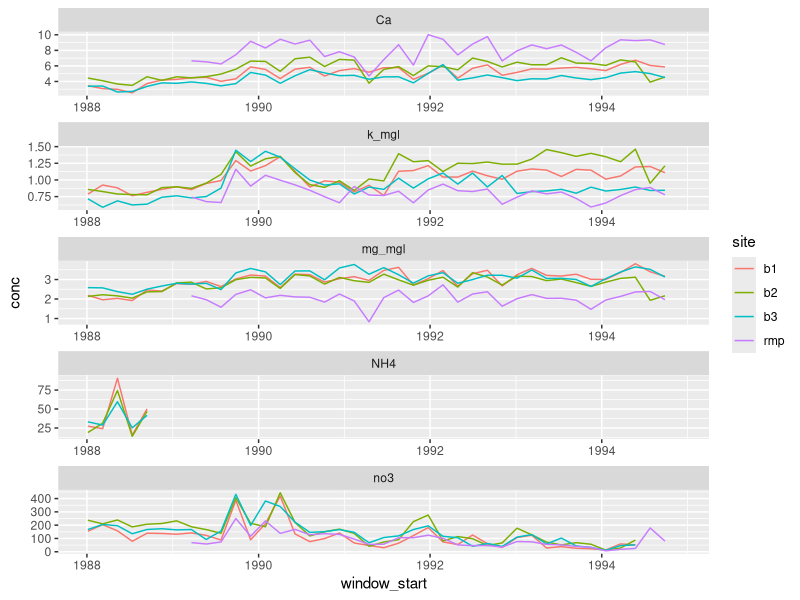

R code for this plot:
## ---- chunk 1
library(tidyverse)
values <- read_csv("../output/cleandata.csv")

values |>
  ggplot(
    mapping = aes(x = window_start, y = conc, color = site)
  ) +
  geom_line() +
  facet_wrap(vars(Chem), scales = "free", ncol = 1)
